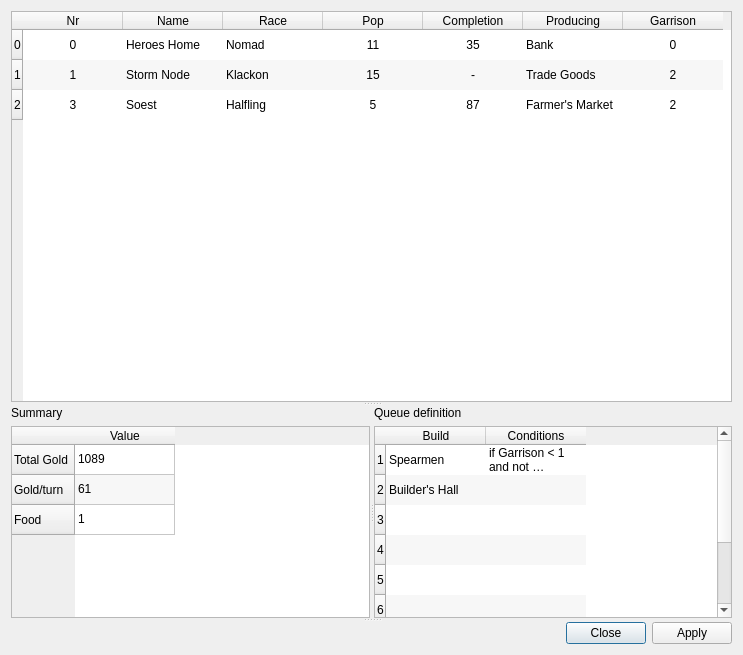
<?xml version="1.0" encoding="UTF-8"?>
<ui version="4.0">
 <class>DialogBuildingQueues</class>
 <widget class="QDialog" name="DialogBuildingQueues">
  <property name="geometry">
   <rect>
    <x>0</x>
    <y>0</y>
    <width>743</width>
    <height>655</height>
   </rect>
  </property>
  <property name="windowTitle">
   <string>Apply building queues</string>
  </property>
  <layout class="QGridLayout" name="gridLayout">
   <item row="0" column="0">
    <widget class="QSplitter" name="splitter_2">
     <property name="orientation">
      <enum>Qt::Vertical</enum>
     </property>
     <widget class="QTableWidget" name="tableWidget_Cities">
      <property name="sizePolicy">
       <sizepolicy hsizetype="Expanding" vsizetype="Expanding">
        <horstretch>0</horstretch>
        <verstretch>60</verstretch>
       </sizepolicy>
      </property>
      <property name="contextMenuPolicy">
       <enum>Qt::CustomContextMenu</enum>
      </property>
      <property name="alternatingRowColors">
       <bool>true</bool>
      </property>
      <property name="showGrid">
       <bool>false</bool>
      </property>
      <row>
       <property name="text">
        <string>0</string>
       </property>
      </row>
      <row>
       <property name="text">
        <string>1</string>
       </property>
      </row>
      <row>
       <property name="text">
        <string>2</string>
       </property>
      </row>
      <column>
       <property name="text">
        <string>Nr</string>
       </property>
       <property name="textAlignment">
        <set>AlignHCenter|AlignVCenter|AlignCenter</set>
       </property>
      </column>
      <column>
       <property name="text">
        <string>Name</string>
       </property>
       <property name="textAlignment">
        <set>AlignHCenter|AlignVCenter|AlignCenter</set>
       </property>
      </column>
      <column>
       <property name="text">
        <string>Race</string>
       </property>
       <property name="textAlignment">
        <set>AlignHCenter|AlignVCenter|AlignCenter</set>
       </property>
      </column>
      <column>
       <property name="text">
        <string>Pop</string>
       </property>
       <property name="textAlignment">
        <set>AlignHCenter|AlignVCenter|AlignCenter</set>
       </property>
      </column>
      <column>
       <property name="text">
        <string>Completion</string>
       </property>
       <property name="textAlignment">
        <set>AlignHCenter|AlignVCenter|AlignCenter</set>
       </property>
      </column>
      <column>
       <property name="text">
        <string>Producing</string>
       </property>
       <property name="textAlignment">
        <set>AlignHCenter|AlignVCenter|AlignCenter</set>
       </property>
      </column>
      <column>
       <property name="text">
        <string>Garrison</string>
       </property>
       <property name="textAlignment">
        <set>AlignHCenter|AlignVCenter|AlignCenter</set>
       </property>
      </column>
      <item row="0" column="0">
       <property name="text">
        <string>0</string>
       </property>
       <property name="textAlignment">
        <set>AlignHCenter|AlignVCenter|AlignCenter</set>
       </property>
      </item>
      <item row="0" column="1">
       <property name="text">
        <string>Heroes Home</string>
       </property>
      </item>
      <item row="0" column="2">
       <property name="text">
        <string>Nomad</string>
       </property>
      </item>
      <item row="0" column="3">
       <property name="text">
        <string>11</string>
       </property>
       <property name="textAlignment">
        <set>AlignHCenter|AlignVCenter|AlignCenter</set>
       </property>
      </item>
      <item row="0" column="4">
       <property name="text">
        <string>35</string>
       </property>
       <property name="textAlignment">
        <set>AlignHCenter|AlignVCenter|AlignCenter</set>
       </property>
      </item>
      <item row="0" column="5">
       <property name="text">
        <string>Bank</string>
       </property>
      </item>
      <item row="0" column="6">
       <property name="text">
        <string>0</string>
       </property>
       <property name="textAlignment">
        <set>AlignHCenter|AlignVCenter|AlignCenter</set>
       </property>
      </item>
      <item row="1" column="0">
       <property name="text">
        <string>1</string>
       </property>
       <property name="textAlignment">
        <set>AlignHCenter|AlignVCenter|AlignCenter</set>
       </property>
      </item>
      <item row="1" column="1">
       <property name="text">
        <string>Storm Node</string>
       </property>
      </item>
      <item row="1" column="2">
       <property name="text">
        <string>Klackon</string>
       </property>
      </item>
      <item row="1" column="3">
       <property name="text">
        <string>15</string>
       </property>
       <property name="textAlignment">
        <set>AlignHCenter|AlignVCenter|AlignCenter</set>
       </property>
      </item>
      <item row="1" column="4">
       <property name="text">
        <string>-</string>
       </property>
       <property name="textAlignment">
        <set>AlignHCenter|AlignVCenter|AlignCenter</set>
       </property>
      </item>
      <item row="1" column="5">
       <property name="text">
        <string>Trade Goods</string>
       </property>
      </item>
      <item row="1" column="6">
       <property name="text">
        <string>2</string>
       </property>
       <property name="textAlignment">
        <set>AlignHCenter|AlignVCenter|AlignCenter</set>
       </property>
      </item>
      <item row="2" column="0">
       <property name="text">
        <string>3</string>
       </property>
       <property name="textAlignment">
        <set>AlignHCenter|AlignVCenter|AlignCenter</set>
       </property>
      </item>
      <item row="2" column="1">
       <property name="text">
        <string>Soest</string>
       </property>
      </item>
      <item row="2" column="2">
       <property name="text">
        <string>Halfling</string>
       </property>
      </item>
      <item row="2" column="3">
       <property name="text">
        <string>5</string>
       </property>
       <property name="textAlignment">
        <set>AlignHCenter|AlignVCenter|AlignCenter</set>
       </property>
      </item>
      <item row="2" column="4">
       <property name="text">
        <string>87</string>
       </property>
       <property name="textAlignment">
        <set>AlignHCenter|AlignVCenter|AlignCenter</set>
       </property>
      </item>
      <item row="2" column="5">
       <property name="text">
        <string>Farmer's Market</string>
       </property>
      </item>
      <item row="2" column="6">
       <property name="text">
        <string>2</string>
       </property>
       <property name="textAlignment">
        <set>AlignHCenter|AlignVCenter|AlignCenter</set>
       </property>
      </item>
     </widget>
     <widget class="QSplitter" name="splitter">
      <property name="orientation">
       <enum>Qt::Horizontal</enum>
      </property>
      <widget class="QWidget" name="layoutWidget1">
       <layout class="QVBoxLayout" name="verticalLayout">
        <item>
         <widget class="QLabel" name="label">
          <property name="text">
           <string>Summary</string>
          </property>
         </widget>
        </item>
        <item>
         <widget class="QTableWidget" name="tableWidget_Summary">
          <property name="sizePolicy">
           <sizepolicy hsizetype="Preferred" vsizetype="Expanding">
            <horstretch>0</horstretch>
            <verstretch>40</verstretch>
           </sizepolicy>
          </property>
          <property name="maximumSize">
           <size>
            <width>16777215</width>
            <height>16777215</height>
           </size>
          </property>
          <property name="baseSize">
           <size>
            <width>0</width>
            <height>0</height>
           </size>
          </property>
          <property name="alternatingRowColors">
           <bool>true</bool>
          </property>
          <row>
           <property name="text">
            <string>Total Gold</string>
           </property>
          </row>
          <row>
           <property name="text">
            <string>Gold/turn</string>
           </property>
          </row>
          <row>
           <property name="text">
            <string>Food</string>
           </property>
          </row>
          <column>
           <property name="text">
            <string>Value</string>
           </property>
          </column>
          <item row="0" column="0">
           <property name="text">
            <string>1089</string>
           </property>
          </item>
          <item row="1" column="0">
           <property name="text">
            <string>61</string>
           </property>
          </item>
          <item row="2" column="0">
           <property name="text">
            <string>1</string>
           </property>
          </item>
         </widget>
        </item>
       </layout>
      </widget>
      <widget class="QWidget" name="layoutWidget2">
       <layout class="QVBoxLayout" name="verticalLayout_2" stretch="0,0">
        <item>
         <widget class="QLabel" name="label_2">
          <property name="text">
           <string>Queue definition</string>
          </property>
         </widget>
        </item>
        <item>
         <widget class="QTableWidget" name="tableWidget_QueueDefinition">
          <property name="sizePolicy">
           <sizepolicy hsizetype="Expanding" vsizetype="Expanding">
            <horstretch>100</horstretch>
            <verstretch>40</verstretch>
           </sizepolicy>
          </property>
          <property name="alternatingRowColors">
           <bool>true</bool>
          </property>
          <property name="showGrid">
           <bool>false</bool>
          </property>
          <row>
           <property name="text">
            <string>1</string>
           </property>
          </row>
          <row>
           <property name="text">
            <string>2</string>
           </property>
          </row>
          <row>
           <property name="text">
            <string>3</string>
           </property>
          </row>
          <row>
           <property name="text">
            <string>4</string>
           </property>
          </row>
          <row>
           <property name="text">
            <string>5</string>
           </property>
          </row>
          <row>
           <property name="text">
            <string>6</string>
           </property>
          </row>
          <row>
           <property name="text">
            <string>7</string>
           </property>
          </row>
          <row>
           <property name="text">
            <string>8</string>
           </property>
          </row>
          <column>
           <property name="text">
            <string>Build</string>
           </property>
          </column>
          <column>
           <property name="text">
            <string>Conditions</string>
           </property>
          </column>
          <item row="0" column="0">
           <property name="text">
            <string>Spearmen</string>
           </property>
           <property name="flags">
            <set>ItemIsSelectable|ItemIsEditable|ItemIsDragEnabled|ItemIsUserCheckable|ItemIsEnabled</set>
           </property>
          </item>
          <item row="0" column="1">
           <property name="text">
            <string>if Garrison &lt; 1 and not producing(Garrison)</string>
           </property>
           <property name="flags">
            <set>ItemIsSelectable|ItemIsEditable|ItemIsDragEnabled|ItemIsUserCheckable|ItemIsEnabled</set>
           </property>
          </item>
          <item row="1" column="0">
           <property name="text">
            <string>Builder's Hall</string>
           </property>
          </item>
         </widget>
        </item>
       </layout>
      </widget>
     </widget>
     <widget class="QDialogButtonBox" name="buttonBox">
      <property name="orientation">
       <enum>Qt::Horizontal</enum>
      </property>
      <property name="standardButtons">
       <set>QDialogButtonBox::Apply|QDialogButtonBox::Close</set>
      </property>
     </widget>
    </widget>
   </item>
  </layout>
 </widget>
 <resources/>
 <connections>
  <connection>
   <sender>buttonBox</sender>
   <signal>accepted()</signal>
   <receiver>DialogBuildingQueues</receiver>
   <slot>accept()</slot>
   <hints>
    <hint type="sourcelabel">
     <x>248</x>
     <y>254</y>
    </hint>
    <hint type="destinationlabel">
     <x>157</x>
     <y>274</y>
    </hint>
   </hints>
  </connection>
  <connection>
   <sender>buttonBox</sender>
   <signal>rejected()</signal>
   <receiver>DialogBuildingQueues</receiver>
   <slot>reject()</slot>
   <hints>
    <hint type="sourcelabel">
     <x>316</x>
     <y>260</y>
    </hint>
    <hint type="destinationlabel">
     <x>286</x>
     <y>274</y>
    </hint>
   </hints>
  </connection>
 </connections>
</ui>
